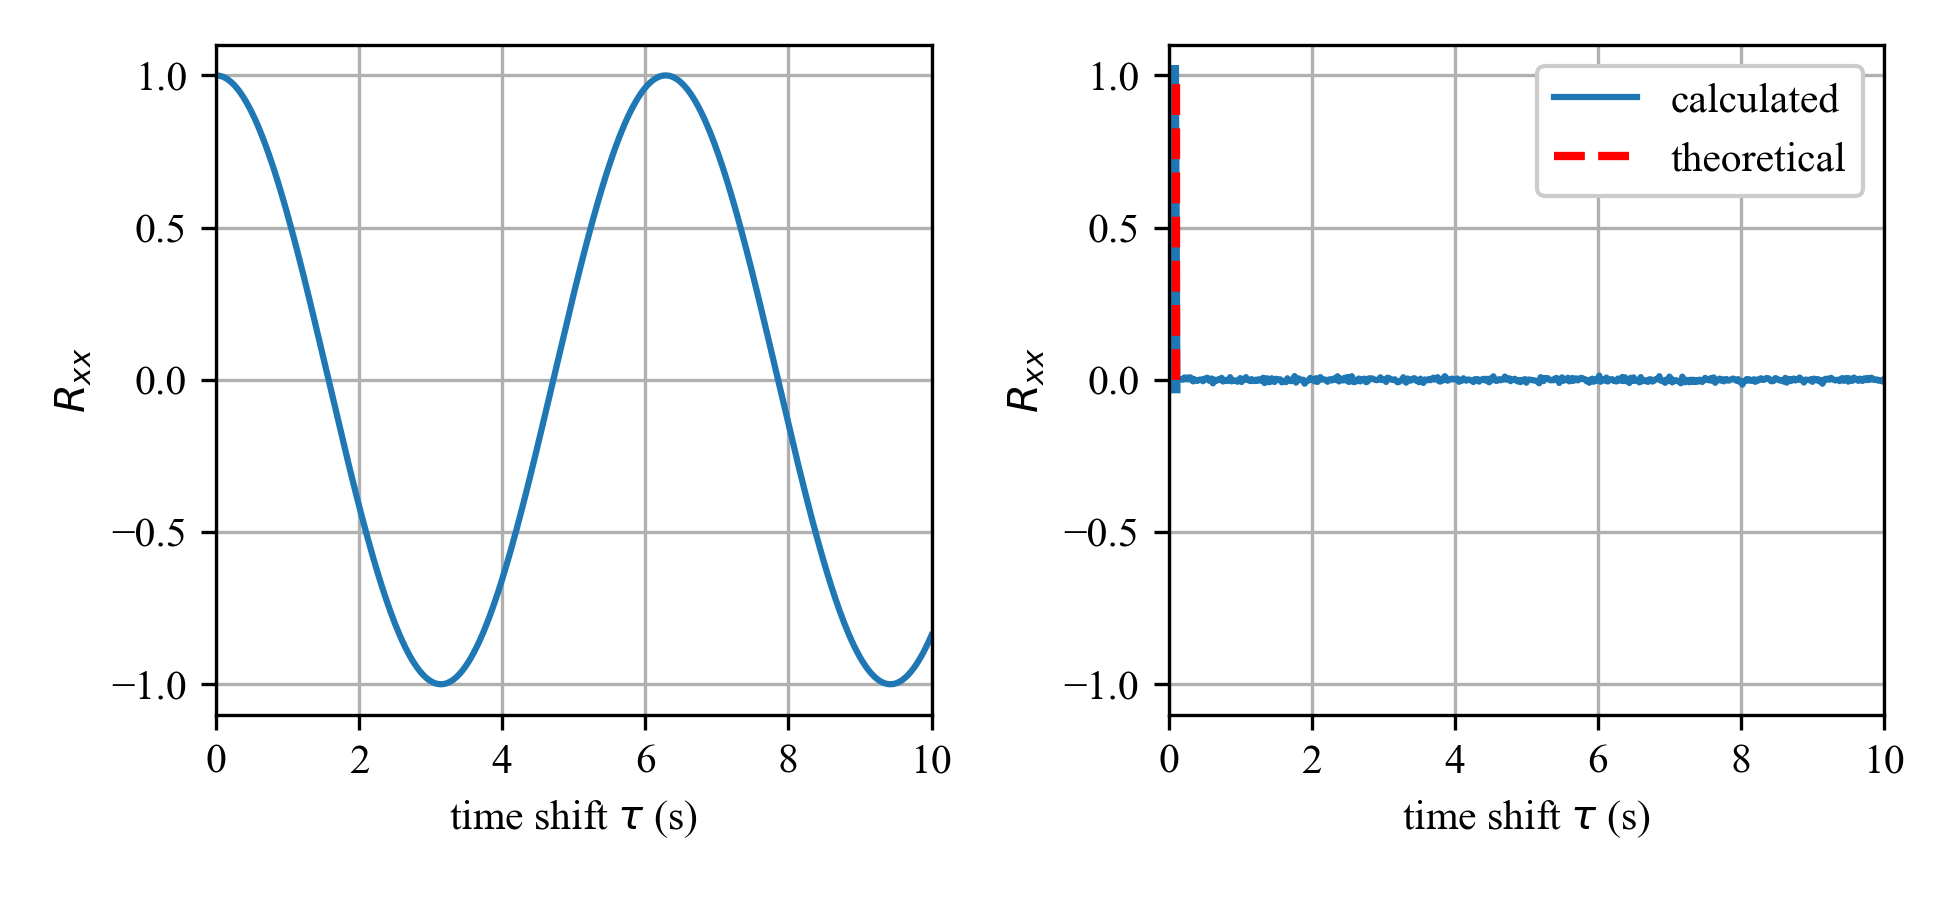

This chart was generated by the following Python code:
#!/usr/bin/env python3
# -*- coding: utf-8 -*-
"""
Created on Thu Nov 10 09:30:27 2016

@author: downey
"""

#%% import modules and set default fonts and colors

import IPython as IP
IP.get_ipython().magic('reset -sf')
import matplotlib.pyplot as plt
import matplotlib as mpl
import numpy as np
import pandas as PD
import scipy as sp
from scipy import interpolate
import pickle
import time
import re
import json as json
import pylab

# set default fonts and plot colors
plt.rcParams.update({'image.cmap': 'viridis'})
cc = plt.rcParams['axes.prop_cycle'].by_key()['color']
plt.rcParams.update({'font.serif':['Times New Roman', 'Times', 'DejaVu Serif',
 'Bitstream Vera Serif', 'Computer Modern Roman', 'New Century Schoolbook',
 'Century Schoolbook L',  'Utopia', 'ITC Bookman', 'Bookman', 
 'Nimbus Roman No9 L', 'Palatino', 'Charter', 'serif']})
plt.rcParams.update({'font.family':'serif'})
plt.rcParams.update({'font.size': 10})
plt.rcParams.update({'mathtext.rm': 'serif'})
plt.rcParams.update({'mathtext.fontset': 'custom'})
plt.close('all')


#%% response_to_random_input_inputs

tt = np.linspace(0,1000,50000)

xx_sin = np.sin(tt)
xx_rand = (np.random.rand(tt.shape[0])-0.5)*2




plt.figure(figsize=(6.5,3))
plt.subplot(121)
plt.plot(tt,xx_sin)
plt.ylabel('x')
plt.xlabel('time (s)')
plt.grid('on')
plt.xlim(0,10)
plt.ylim(-1.1,1.1)
#plt.title('sinusoidal loading')

plt.subplot(122)
plt.plot(tt,xx_rand)
plt.ylabel('x')
plt.xlabel('time (s)')
plt.grid('on')
plt.xlim(0,10)
plt.ylim(-1.1,1.1)
#plt.title('uniform random noise')
plt.tight_layout()
plt.savefig('response_to_random_input_inputs',dpi=300)


#%% response_to_random_input_autocorrelation


def estimated_autocorrelation(x):
    """
    http://stackoverflow.com/q/14297012/190597
    http://en.wikipedia.org/wiki/Autocorrelation#Estimation
    """
    n = len(x)
    variance = x.var()
    x = x-x.mean()
    r = np.correlate(x, x, mode = 'full')[-n:]
    assert np.allclose(r, np.array([(x[:n-k]*x[-(n-k):]).sum() for k in range(n)]))
    result = r/(variance*(np.arange(n, 0, -1)))
    return result

R_xx_sin = estimated_autocorrelation(xx_sin)   
R_xx_rand = estimated_autocorrelation(xx_rand)  

plt.figure(figsize=(6.5,3))
plt.subplot(121)
plt.plot(tt,R_xx_sin)
plt.ylabel('$R_{xx}$')
plt.xlabel(r'time shift $\tau$ (s)')
plt.grid('on')
plt.xlim(0,10)
plt.ylim(-1.1,1.1)
#plt.title('sinusoidal loading')

plt.subplot(122)
plt.plot(tt,R_xx_rand,label='calculated')
plt.plot(tt[0:2],R_xx_rand[0:2],'-',color=cc[0],linewidth=5)
plt.plot([0.1,0.1],[0,1],'--',color='red',linewidth=2,label='theoretical')
plt.ylabel('$R_{xx}$')
plt.xlabel(r'time shift $\tau$ (s)')
plt.grid('on')
plt.xlim(0,10)
plt.ylim(-1.1,1.1)
#plt.title('uniform random noise')
plt.tight_layout()
plt.legend(framealpha=1)
plt.savefig('response_to_random_input_autocorrelation',dpi=300)



#%% response_to_random_input_PSD

from scipy.fftpack import fft

def Fourier_transform(tt,xx):
    # Number of sample points
    N = xx.shape[0]
    # sample spacing
    T = tt[1]-tt[0]
    x = np.linspace(0.0, N*T, N)
    fft_y = fft(xx)
    yf =  2.0/N * np.abs(fft_y[0:N//2])
    xf = np.linspace(0.0, 1.0/(2.0*T), N//2)
    return(xf,yf)


[PSD_xx_sin,PSD_yy_sin] = Fourier_transform(tt,R_xx_sin)
[PSD_xx_rand,PSD_yy_rand] = Fourier_transform(tt,R_xx_rand)




plt.figure(figsize=(6.5,3))
plt.subplot(121)
plt.plot(PSD_xx_sin,PSD_yy_sin)
plt.ylabel('PSD')
plt.xlabel('Frequency (Hz)')
plt.grid('on')
plt.xlim(0,1)
#plt.ylim(-1.1,1.1)
plt.title('sinusoidal loading')

plt.subplot(122)
plt.plot(PSD_xx_rand,PSD_yy_rand,label='calculated')
plt.plot([0,1],[np.mean(PSD_yy_rand),np.mean(PSD_yy_rand)],'--',color='red',linewidth=2,label='theoretical')
plt.ylabel('PSD')
plt.xlabel('Frequency (Hz)')
plt.grid('on')
plt.xlim(0,1)
#plt.ylim(-1.1,1.1)
plt.title('uniform random noise')
plt.tight_layout()
plt.legend(framealpha=1)
plt.savefig('response_to_random_input_PSD_python.pdf')


















